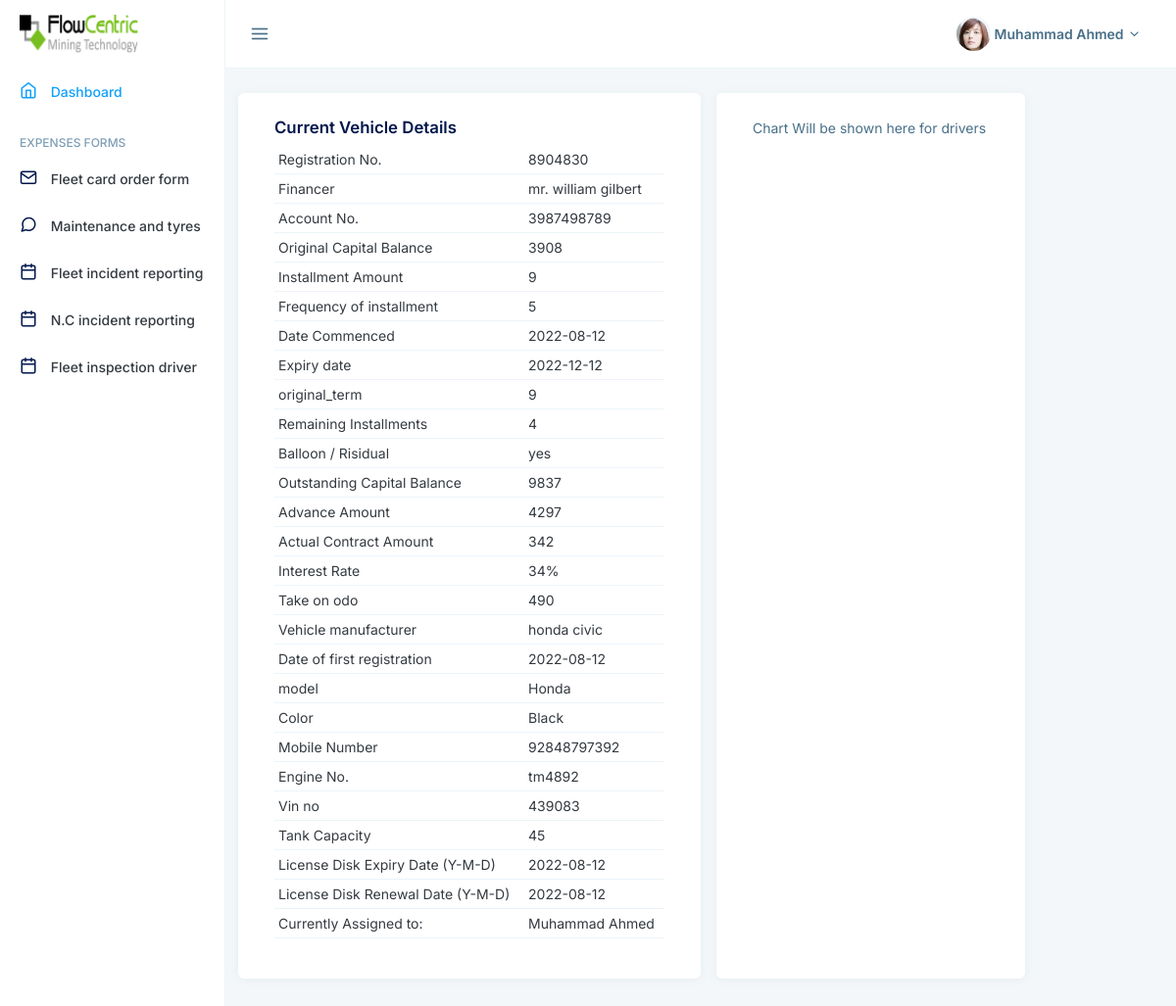
Page /dashboard (signed in) on the committed database.
### myapp/models.py (models this page shows, shortened)
class User(db.Model, UserMixin):
    id = db.Column(db.Integer, primary_key=True)
    username = db.Column(db.String(40), nullable=False)
    email = db.Column(db.String(70))
    joining_date = db.Column(db.DateTime, default=datetime.now)
    password = db.Column(db.String(400))
    is_admin = db.Column(db.Boolean, default=False)
    employee_no = db.Column(db.Integer, unique=False, nullable=True)
    fleet_no = db.Column(db.Integer, unique=False, nullable=True)
    milage = db.Column(db.Integer, unique=False, nullable=True)
    driver_license_image = db.Column(db.String(200), unique=False, nullable=True)
    id_no_image = db.Column(db.String(200), unique=False, nullable=True)
    drivers_license_no = db.Column(db.Integer, unique=False, nullable=True)
    drivers_license_endorced = db.Column(db.String(5), unique=False, nullable=True)
    drivers_license_renewal_date = db.Column(db.Date, default=datetime.now().date)
    cell_no = db.Column(db.Integer, unique=False, nullable=True)
    family_members = db.Column(db.String(300), unique=False, nullable=True)
    vehicle = db.relationship("Vehicle", backref="driver", uselist=False)
    fleet_card = db.relationship("FleetCard", backref="fleet_card_driver", uselist=False)

class Vehicle(db.Model):
    id = db.Column(db.Integer, primary_key=True)
    registration_no = db.Column(db.Integer, nullable=False, unique=False)
    financer = db.Column(db.String(100), nullable=False, unique=False)
    account_no = db.Column(db.Integer, nullable=False, unique=False)
    original_capital_balance = db.Column(db.Integer, nullable=False, unique=False)
    installment_amount = db.Column(db.Integer, nullable=False, unique=False)
    frequency_of_installment = db.Column(db.Integer, nullable=False, unique=False)
    date_commenced = db.Column(db.Date, nullable=False, unique=False, default=datetime.now().date)
    expiry_date = db.Column(db.Date, nullable=False, unique=False, default=datetime.now().date)
    original_term = db.Column(db.Integer, nullable=False, unique=False)
    remaining_installments = db.Column(db.Integer, nullable=False, unique=False)
    balloon_risidual = db.Column(db.String(100), nullable=False, unique=False)
    outstanding_capital_balance = db.Column(db.Integer, nullable=False, unique=False)
    advance_amount = db.Column(db.Integer, nullable=False, unique=False)
    actual_contract_balance = db.Column(db.Integer, nullable=False, unique=False)
    interest_rate = db.Column(db.Integer, nullable=False, unique=False)
    take_on_odo = db.Column(db.String(100), nullable=False, unique=False)
    vehicle_manufacturer = db.Column(db.String(100), nullable=False, unique=False)
    date_of_first_registration = db.Column(db.Date, default=datetime.now().date)
    model = db.Column(db.String(25), nullable=False, unique=False)
    color = db.Column(db.String(25), nullable=False, unique=False)
    mobile_number = db.Column(db.Integer, nullable=True, unique=False)
    engine_no = db.Column(db.String(50), nullable=False, unique=False)
    vin_no = db.Column(db.String(50), nullable=False, unique=False)
    tank_capacity = db.Column(db.String(50), nullable=False, unique=False)
    license_disk_expiry_date = db.Column(db.Date, default=datetime.now().date)
    license_disk_renewal_date = db.Column(db.Date, default=datetime.now().date)
    driver_id = db.Column(db.Integer, db.ForeignKey("user.id"), unique=True, nullable=True)
    vehicle = db.relationship("VehicleExpense", backref="vehicle", uselist=False)

### myapp/user/routes.py (the view)
@user.route("/dashboard")
@login_required
def dashboard():
    if current_user.is_admin:
        return redirect(url_for("admin.index"))
    vehicle = Vehicle.query.filter_by(driver_id=current_user.id).first()
    return render_template("dashboard.html", vehicle=vehicle,
                           dashboard="router-link-active")

### myapp/models.py (called while the page is built)
@login_manager.user_loader
def load_user(user_id):
    return User.query.get(user_id)

### myapp/templates/dashboard.html (shortened to what this page needs)
{% extends "layout.html" %} {% block body %}
<div class="main row">
  <div class="card col-lg-6 col-sm-10">
    <div class="card-body">
        {% include "sections/vehicle_details.html" %}
    </div>
  </div>
  <div class="card col-lg-4 col-sm-8 mx-3">
    <div class="card-body">
        <div id="basic-column-chart">Chart Will be shown here for drivers</div>
  </div>
</div>
{% endblock body %}

### myapp/templates/layout.html (shortened to what this page needs)
<!doctype html>
<html lang="en">
  <head>
    <link href="https://cdn.jsdelivr.net/npm/bootstrap@5.0.2/dist/css/bootstrap.min.css" rel="stylesheet">
    <link
      href="static/assets/vendors/apexcharts/dist/apexcharts.css"
      rel="stylesheet"
    />
    <link href="static/assets/css/app.min.css" rel="stylesheet" />
  </head>
  <body>
<div class="layout">
  <div class="vertical-layout">
    <div class="header-text-dark header-nav layout-vertical">
      <div class="header-nav-wrap">
        <div class="header-nav-left">
          <div class="header-nav-item desktop-toggle">
            <div class="header-nav-item-select cursor-pointer">
              <i class="nav-icon feather icon-menu icon-arrow-right"></i>
            </div>
          </div>
        </div>
        <div class="header-nav-right">
          <div class="header-nav-item">
            <div class="dropdown header-nav-item-select nav-notification">
              <div
                class="toggle-wrapper"
                id="nav-notification-dropdown"
                data-bs-toggle="dropdown"
              >
              </div>
            </div>
          </div>
          <div class="header-nav-item">
            <div class="header-nav-item-select">
              <div
                class="toggle-wrapper"
                data-bs-toggle="modal"
                data-bs-target="#quick-view"
              >
              </div>
            </div>
          </div>
          <div class="header-nav-item">
            <div class="dropdown header-nav-item-select">
              <div
                class="toggle-wrapper"
                id="nav-lang-dropdown"
                data-bs-toggle="dropdown"
              >
                <div
                  class="avatar avatar-circle avatar-image"
                  style="width: 22px; height: 22px; line-height: 22px"
                >
                </div>
              </div>
            </div>
          </div>
          <div class="header-nav-item">
            <div class="dropdown header-nav-item-select nav-profile">
              <div
                class="toggle-wrapper"
                id="nav-profile-dropdown"
                data-bs-toggle="dropdown"
              >
                <div
                  class="avatar avatar-circle avatar-image"
                  style="width: 35px; height: 35px; line-height: 35px"
                >
                  <img src="static/assets/images/avatars/thumb-1.jpg" alt="" />
                </div>
                <span class="fw-bold mx-1">{{ current_user.username }}</span>
                <i class="feather icon-chevron-down"></i>
              </div>
            </div>
          </div>
        </div>
      </div>
    </div>
    <div class="side-nav vertical-menu nav-menu-light scrollable">
      <div class="nav-logo">
        <div class="w-100 logo">
          <img
            class="img-fluid"
            src="static/assets/images/logo/logo.png"
            style="max-height: 40px"
            alt="logo"
          />
        </div>
      </div>
      <ul class="nav-menu main_dashboad_menu">
        <li class="nav-menu-item {{dashboard}}">
          <a href="/">
            <i class="feather icon-home"></i>
            <span class="nav-menu-item-title">Dashboard</span>
          </a>
        </li>
        <li class="nav-group-title">Expenses Forms</li>
        <li class="nav-menu-item {{fleet_card}}">
          <a href="/">
            <i class="feather icon-mail"></i>
            <span class="nav-menu-item-title">Fleet card order form</span>
          </a>
        </li>
        <li class="nav-menu-item">
          <a href="/">
            <i class="feather icon-message-circle"></i>
            <span class="nav-menu-item-title">Maintenance and tyres</span>
          </a>
        </li>
        <li class="nav-menu-item">
          <a href="/">
            <i class="feather icon-calendar"></i>
            <span class="nav-menu-item-title">Fleet incident reporting</span>
          </a>
        </li>
        <li class="nav-menu-item">
          <a href="/">
            <i class="feather icon-calendar"></i>
            <span class="nav-menu-item-title">
              N.C incident reporting</span>
          </a>
        </li>
        <li class="nav-menu-item">
          <a href="/">
            <i class="feather icon-calendar"></i>
            <span class="nav-menu-item-title">
             Fleet inspection driver</span>
          </a>
        </li>
      </ul>
    </div>
    <div class="content">
        {% block body %}
        {% endblock body %}
    </div>
    </div>
  </div>
</div>
  </body>
</html>

### myapp/templates/sections/vehicle_details.html
{% if vehicle %}
<h5>Current Vehicle Details</h5>
<table class="table table-sm">
<tbody>
    <tr>
        <td>Registration No.</td>
        <td>{{ vehicle.registration_no }}</td>
    </tr>
    <tr>
        <td>Financer</td>
        <td>{{ vehicle.financer }}</td>
    </tr>
    <tr>
        <td>Account No.</td>
        <td>{{ vehicle.account_no }}</td>
    </tr>
    <tr>
        <td>Original Capital Balance</td>
        <td>{{ vehicle.original_capital_balance }}</td>
    </tr>
    <tr>
        <td>Installment Amount</td>
        <td>{{ vehicle.installment_amount }}</td>
    </tr>
    <tr>
        <td>Frequency of installment</td>
        <td>{{ vehicle.frequency_of_installment }}</td>
    </tr>
    <tr>
        <td>Date Commenced</td>
        <td>{{ vehicle.date_commenced }}</td>
    </tr>
    <tr>
        <td>Expiry date</td>
        <td>{{ vehicle.expiry_date }}</td>
    </tr>
    <tr>
        <td>original_term</td>
        <td>{{ vehicle.original_term }}</td>
    </tr>
    <tr>
        <td>Remaining Installments</td>
        <td>{{ vehicle.remaining_installments }}</td>
    </tr>
    <tr>
        <td>Balloon / Risidual</td>
        <td>{{ vehicle.balloon_risidual }}</td>
    </tr>
    <tr>
        <td>Outstanding Capital Balance</td>
        <td>{{ vehicle.outstanding_capital_balance }}</td>
    </tr>
    <tr>
        <td>Advance Amount</td>
        <td>{{ vehicle.advance_amount }}</td>
    </tr>
    <tr>
        <td>Actual Contract Amount</td>
        <td>{{ vehicle.actual_contract_balance }}</td>
    </tr>
    <tr>
        <td>Interest Rate</td>
        <td>{{ vehicle.interest_rate }}%</td>
    </tr>
    <tr>
        <td>Take on odo</td>
        <td>{{ vehicle.take_on_odo }}</td>
    </tr>
    <tr>
        <td>Vehicle manufacturer</td>
        <td>{{ vehicle.vehicle_manufacturer }}</td>
    </tr>
    <tr>
        <td>Date of first registration</td>
        <td>{{ vehicle.date_of_first_registration }}</td>
    </tr>
    <tr>
        <td>model</td>
        <td>{{ vehicle.model }}</td>
    </tr>
    <tr>
        <td>Color</td>
        <td>{{ vehicle.color }}</td>
    </tr>
    <tr>
        <td>Mobile Number</td>
        <td>{{ vehicle.mobile_number }}</td>
    </tr>
    <tr>
        <td>Engine No.</td>
        <td>{{ vehicle.engine_no }}</td>
    </tr>
    <tr>
        <td>Vin no</td>
        <td>{{ vehicle.vin_no }}</td>
    </tr>
    <tr>
        <td>Tank Capacity</td>
        <td>{{ vehicle.tank_capacity }}</td>
    </tr>
    <tr>
        <td>License Disk Expiry Date (Y-M-D)</td>
        <td>{{ vehicle.license_disk_expiry_date }}</td>
    </tr>
    <tr>
        <td>License Disk Renewal Date (Y-M-D)</td>
        <td>{{ vehicle.license_disk_renewal_date }}</td>
    </tr>
    <tr>
        <td>Currently Assigned to: </td>
        <td>{{ current_user.username }}</td>
    </tr>
</tbody>
</table>
{% else %}
<h1>No Vehicles to display</h1>
{% endif %}

### rows in the picture
User: username "Muhammad Ahmed"
Vehicle: registration_no "8904830", financer "mr. william gilbert", account_no "3987498789", original_capital_balance "3908", installment_amount "9", frequency_of_installment "5", date_commenced "2022-08-12", expiry_date "2022-12-12", original_term "9", remaining_installments "4", balloon_risidual "yes", outstanding_capital_balance "9837", advance_amount "4297", actual_contract_balance "342", interest_rate "34", take_on_odo "490", vehicle_manufacturer "honda civic", date_of_first_registration "2022-08-12", model "Honda", color "Black", mobile_number "92848797392", engine_no "tm4892", vin_no "439083", tank_capacity "45", license_disk_expiry_date "2022-08-12", license_disk_renewal_date "2022-08-12"
